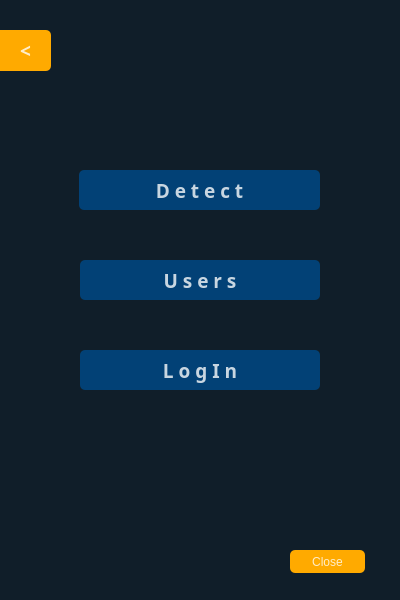
<?xml version="1.0" encoding="UTF-8"?>
<ui version="4.0">
 <class>Form</class>
 <widget class="QWidget" name="Form">
  <property name="geometry">
   <rect>
    <x>0</x>
    <y>0</y>
    <width>400</width>
    <height>600</height>
   </rect>
  </property>
  <property name="windowTitle">
   <string>Form</string>
  </property>
  <property name="styleSheet">
   <string notr="true">background-color:rgba(16,30,41,240);
color:rgb(255, 255, 255);
</string>
  </property>
  <widget class="QWidget" name="widget" native="true">
   <property name="geometry">
    <rect>
     <x>0</x>
     <y>0</y>
     <width>400</width>
     <height>600</height>
    </rect>
   </property>
   <property name="sizePolicy">
    <sizepolicy hsizetype="Preferred" vsizetype="Preferred">
     <horstretch>0</horstretch>
     <verstretch>0</verstretch>
    </sizepolicy>
   </property>
   <property name="styleSheet">
    <string notr="true">background-color:rgba(16,30,41,240);
</string>
   </property>
   <widget class="QPushButton" name="detectButton">
    <property name="geometry">
     <rect>
      <x>79</x>
      <y>170</y>
      <width>241</width>
      <height>40</height>
     </rect>
    </property>
    <property name="sizePolicy">
     <sizepolicy hsizetype="Minimum" vsizetype="Fixed">
      <horstretch>0</horstretch>
      <verstretch>0</verstretch>
     </sizepolicy>
    </property>
    <property name="font">
     <font>
      <family>Agency FB</family>
      <pointsize>14</pointsize>
      <weight>75</weight>
      <bold>true</bold>
     </font>
    </property>
    <property name="styleSheet">
     <string notr="true">QPushButton#detectButton{


background-color:rgba(2,65,118,255);
color:rgba(255, 255, 255, 200);
border-radius:5px;
}
QPushButton#detectButton:pressed{
padding-left:5px;
padding-top:5px;
background-color:rgba(2,65,118,100);
background-position:calc(100%-10px)center;
}
QPushButton#detectButton:hover{
background-color:rgba(2,65,118, 255);
}
</string>
    </property>
    <property name="text">
     <string>D e t e c t</string>
    </property>
    <property name="icon">
     <iconset resource="../img/img.qrc">
      <normaloff>:/newPrefix/face-detection (1).png</normaloff>:/newPrefix/face-detection (1).png</iconset>
    </property>
    <property name="iconSize">
     <size>
      <width>35</width>
      <height>35</height>
     </size>
    </property>
    <property name="default">
     <bool>false</bool>
    </property>
   </widget>
   <widget class="QPushButton" name="pushButton_3">
    <property name="geometry">
     <rect>
      <x>290</x>
      <y>550</y>
      <width>75</width>
      <height>23</height>
     </rect>
    </property>
    <property name="styleSheet">
     <string notr="true">QPushButton#pushButton_3{
background-color:rgb(255, 170, 0);
color:rgba(255, 255, 255, 200);
border-radius:5px;
}
QPushButton#pushButton_3:pressed{
padding-left:5px;
padding-top:5px;
background-color:rgb(255, 170, 0);
background-position:calc(100%-10px)center;
}
QPushButton#pushButton_3:hover{
background-color:rgb(255, 170, 0);
}</string>
    </property>
    <property name="text">
     <string>Close</string>
    </property>
   </widget>
   <widget class="QPushButton" name="pushButton_4">
    <property name="geometry">
     <rect>
      <x>80</x>
      <y>350</y>
      <width>240</width>
      <height>40</height>
     </rect>
    </property>
    <property name="sizePolicy">
     <sizepolicy hsizetype="Minimum" vsizetype="Preferred">
      <horstretch>0</horstretch>
      <verstretch>0</verstretch>
     </sizepolicy>
    </property>
    <property name="font">
     <font>
      <family>Agency FB</family>
      <pointsize>14</pointsize>
      <weight>75</weight>
      <bold>true</bold>
     </font>
    </property>
    <property name="styleSheet">
     <string notr="true">QPushButton#pushButton_4{
background-color:rgba(2,65,118,255);
color:rgba(255, 255, 255, 200);
border-radius:5px;
}
QPushButton#pushButton_4:pressed{
padding-left:5px;
padding-top:5px;
background-color:rgba(2,65,118,100);
background-position:calc(100%-10px)center;
}
QPushButton#pushButton_4:hover{
background-color:rgba(2,65,118, 255);
}

</string>
    </property>
    <property name="text">
     <string>L o g I n</string>
    </property>
    <property name="icon">
     <iconset resource="../img/img.qrc">
      <normaloff>:/newPrefix/log-in.png</normaloff>:/newPrefix/log-in.png</iconset>
    </property>
    <property name="iconSize">
     <size>
      <width>30</width>
      <height>25</height>
     </size>
    </property>
   </widget>
   <widget class="QPushButton" name="userButton">
    <property name="geometry">
     <rect>
      <x>80</x>
      <y>260</y>
      <width>240</width>
      <height>40</height>
     </rect>
    </property>
    <property name="sizePolicy">
     <sizepolicy hsizetype="Preferred" vsizetype="Preferred">
      <horstretch>0</horstretch>
      <verstretch>0</verstretch>
     </sizepolicy>
    </property>
    <property name="font">
     <font>
      <family>Agency FB</family>
      <pointsize>14</pointsize>
      <weight>75</weight>
      <bold>true</bold>
     </font>
    </property>
    <property name="styleSheet">
     <string notr="true">QPushButton#userButton{
background-color:rgba(2,65,118,255);
color:rgba(255, 255, 255, 200);
border-radius:5px;
}
QPushButton#userButton:pressed{
padding-left:5px;
padding-top:5px;
background-color:rgba(2,65,118,100);
background-position:calc(100%-10px)center;
}
QPushButton#userButton:hover{
background-color:rgba(2,65,118, 255);
}
</string>
    </property>
    <property name="text">
     <string>U s e r s</string>
    </property>
    <property name="icon">
     <iconset resource="../img/img.qrc">
      <normaloff>:/newPrefix/community.png</normaloff>:/newPrefix/community.png</iconset>
    </property>
    <property name="iconSize">
     <size>
      <width>30</width>
      <height>35</height>
     </size>
    </property>
    <property name="shortcut">
     <string/>
    </property>
   </widget>
   <widget class="QPushButton" name="backButton">
    <property name="geometry">
     <rect>
      <x>0</x>
      <y>30</y>
      <width>51</width>
      <height>41</height>
     </rect>
    </property>
    <property name="font">
     <font>
      <family>Arial Black</family>
      <pointsize>14</pointsize>
      <weight>75</weight>
      <bold>true</bold>
     </font>
    </property>
    <property name="styleSheet">
     <string notr="true">QPushButton#backButton{
background-color:rgb(255, 170, 0);
color:rgba(255, 255, 255, 200);
border-top-right-radius:5px;
border-bottom-right-radius:5px;
}
QPushButton#backButton:pressed{
padding-left:5px;
padding-top:5px;
background-color:rgb(255, 170, 0);
background-position:calc(100%-10px)center;
}
QPushButton#backButton:hover{
background-color:rgb(255, 170, 0);
}</string>
    </property>
    <property name="text">
     <string>&lt;</string>
    </property>
   </widget>
  </widget>
 </widget>
 <resources>
  <include location="../img/img.qrc"/>
 </resources>
 <connections/>
</ui>
